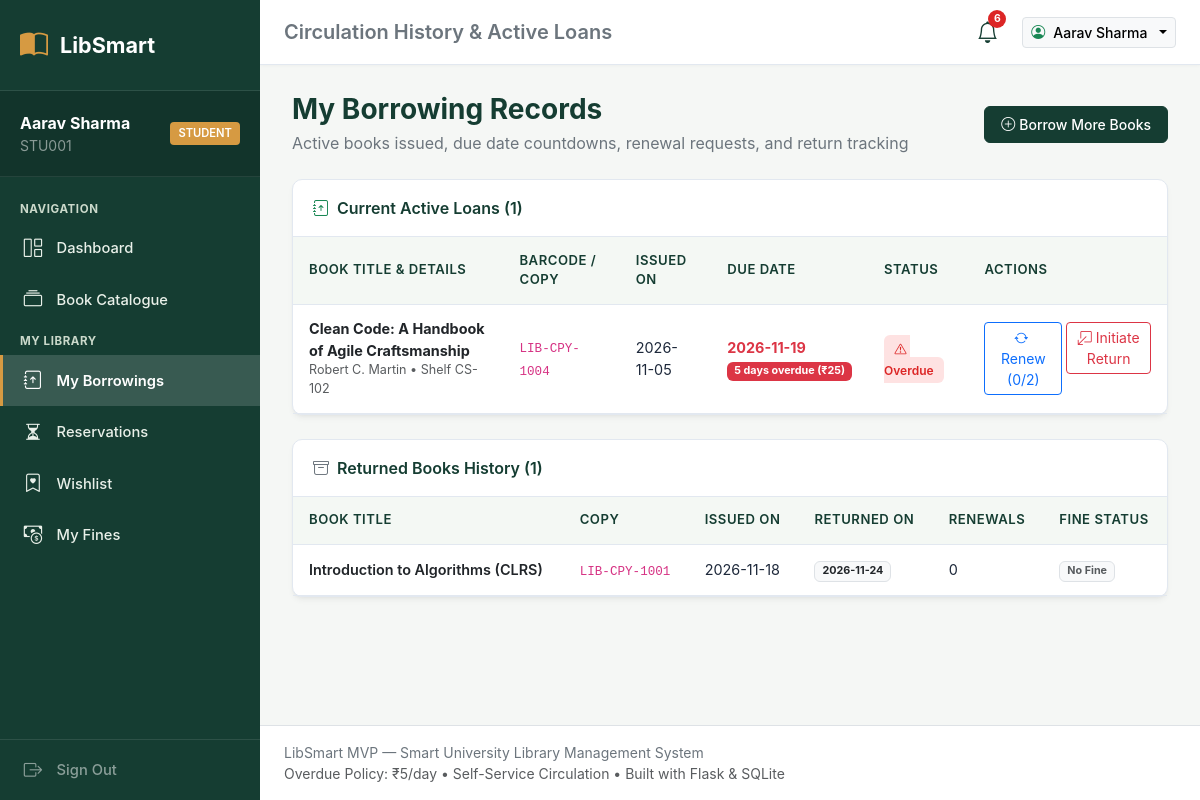
The app's page /my-borrowings (signed in) with its own data.
### tables this page shows
CREATE TABLE users (
    id INTEGER PRIMARY KEY AUTOINCREMENT,
    university_id TEXT UNIQUE NOT NULL,
    name TEXT NOT NULL,
    email TEXT UNIQUE NOT NULL,
    password_hash TEXT NOT NULL,
    role TEXT NOT NULL CHECK(role IN ('student', 'faculty', 'librarian', 'admin')),
    max_borrow_limit INTEGER NOT NULL DEFAULT 3,
    is_active INTEGER NOT NULL DEFAULT 1,
    created_at TIMESTAMP DEFAULT CURRENT_TIMESTAMP
);

CREATE TABLE borrowings (
    id INTEGER PRIMARY KEY AUTOINCREMENT,
    user_id INTEGER NOT NULL REFERENCES users(id) ON DELETE CASCADE,
    copy_id INTEGER NOT NULL REFERENCES book_copies(id) ON DELETE CASCADE,
    book_id INTEGER NOT NULL REFERENCES books(id) ON DELETE CASCADE,
    issue_date DATE NOT NULL,
    due_date DATE NOT NULL,
    return_request_date DATE,
    return_date DATE,
    status TEXT NOT NULL DEFAULT 'borrowed' CHECK(status IN ('borrowed', 'return_pending', 'returned', 'overdue')),
    renewal_count INTEGER NOT NULL DEFAULT 0,
    created_at TIMESTAMP DEFAULT CURRENT_TIMESTAMP
);

CREATE TABLE books (
    id INTEGER PRIMARY KEY AUTOINCREMENT,
    isbn TEXT UNIQUE NOT NULL,
    title TEXT NOT NULL,
    author TEXT NOT NULL,
    publisher TEXT,
    edition TEXT,
    publication_year INTEGER,
    category_id INTEGER NOT NULL REFERENCES categories(id) ON DELETE RESTRICT,
    description TEXT,
    cover_image TEXT,
    shelf_location TEXT,
    created_at TIMESTAMP DEFAULT CURRENT_TIMESTAMP
);

CREATE TABLE book_copies (
    id INTEGER PRIMARY KEY AUTOINCREMENT,
    book_id INTEGER NOT NULL REFERENCES books(id) ON DELETE CASCADE,
    copy_code TEXT UNIQUE NOT NULL,
    status TEXT NOT NULL DEFAULT 'available' CHECK(status IN ('available', 'borrowed', 'reserved', 'return_pending', 'maintenance', 'lost')),
    condition TEXT NOT NULL DEFAULT 'Good' CHECK(condition IN ('New', 'Good', 'Fair', 'Damaged')),
    shelf_location TEXT,
    added_at TIMESTAMP DEFAULT CURRENT_TIMESTAMP
);

### app.py (the view)
@app.route('/my-borrowings')
@login_required
@role_required('student', 'faculty')
def my_borrowings():
    user_id = session['user_id']
    active_loans = query_db("""
        SELECT b.*, bk.title, bk.author, bk.shelf_location, bc.copy_code,
            CASE WHEN b.due_date < DATE('now') THEN 1 ELSE 0 END as is_overdue,
            CAST(julianday('now') - julianday(b.due_date) AS INTEGER) as days_overdue,
            CAST(julianday(b.due_date) - julianday('now') AS INTEGER) as days_remaining
        FROM borrowings b
        JOIN books bk ON b.book_id = bk.id
        JOIN book_copies bc ON b.copy_id = bc.id
        WHERE b.user_id = ? AND b.status IN ('borrowed', 'return_pending', 'overdue')
        ORDER BY b.due_date ASC
    """, (user_id,))
    past_loans = query_db("""
        SELECT b.*, bk.title, bc.copy_code,
            (SELECT amount FROM fines WHERE borrowing_id = b.id) as fine_amount,
            (SELECT status FROM fines WHERE borrowing_id = b.id) as fine_status
        FROM borrowings b
        JOIN books bk ON b.book_id = bk.id
        JOIN book_copies bc ON b.copy_id = bc.id
        WHERE b.user_id = ? AND b.status = 'returned'
        ORDER BY b.return_date DESC
    """, (user_id,))
    return render_template('my_borrowings.html', active_loans=active_loans, past_loans=past_loans)

### templates/my_borrowings.html (shortened to what this page needs)
{% extends 'base.html' %}
{% block header_title %}Circulation History & Active Loans{% endblock %}
{% block content %}
<div class="d-flex justify-content-between align-items-center mb-4">
    <div>
        <h3 class="fw-bold mb-1" style="color: var(--forest-green);">My Borrowing Records</h3>
        <p class="text-secondary mb-0">Active books issued, due date countdowns, renewal requests, and return tracking</p>
    </div>
    <a href="{{ url_for('catalogue') }}" class="btn btn-forest btn-sm">
        <i class="bi bi-plus-circle me-1"></i>Borrow More Books
    </a>
</div>
<div class="card-academic mb-4">
    <div class="card-header-academic">
        <span class="d-flex align-items-center gap-2">
            <i class="bi bi-journal-arrow-up text-success"></i>
            <span>Current Active Loans ({{ active_loans|length }})</span>
        </span>
    </div>
    <div class="card-body p-0">
        {% if active_loans %}
        <div class="table-responsive">
            <table class="table-academic">
                <thead>
                    <tr>
                        <th>Book Title & Details</th>
                        <th>Barcode / Copy</th>
                        <th>Issued On</th>
                        <th>Due Date</th>
                        <th>Status</th>
                        <th>Actions</th>
                    </tr>
                </thead>
                <tbody>
                    {% for loan in active_loans %}
                    <tr>
                        <td>
                            <a href="{{ url_for('book_detail', book_id=loan.book_id) }}" class="fw-bold text-dark text-decoration-none">
                                {{ loan.title }}
                            </a>
                            <div class="small text-muted">{{ loan.author }} • {{ loan.shelf_location }}</div>
                        </td>
                        <td><code>{{ loan.copy_code }}</code></td>
                        <td>{{ loan.issue_date }}</td>
                        <td>
                            <div class="{% if loan.is_overdue %}text-danger fw-bold{% else %}text-dark fw-semibold{% endif %}">
                                {{ loan.due_date }}
                            </div>
                            {% if loan.is_overdue %}
                            <span class="badge bg-danger small">{{ loan.days_overdue }} days overdue (₹{{ loan.days_overdue * 5 }})</span>
                            {% elif loan.days_remaining <= 2 and loan.days_remaining >= 0 %}
                            <span class="badge bg-warning text-dark small">Due in {{ loan.days_remaining }} day(s)</span>
                            {% endif %}
                        </td>
                        <td>
                            {% if loan.status == 'return_pending' %}
                            <span class="badge-pending"><i class="bi bi-clock-history me-1"></i>Return Pending</span>
                            {% elif loan.status == 'overdue' or loan.is_overdue %}
                            <span class="badge-unavailable"><i class="bi bi-exclamation-triangle me-1"></i>Overdue</span>
                            {% else %}
                            <span class="badge-available"><i class="bi bi-check-circle me-1"></i>Active</span>
                            {% endif %}
                        </td>
                        <td>
                            {% if loan.status != 'return_pending' %}
                            <div class="btn-group btn-group-sm">
                                <form action="{{ url_for('renew_loan', loan_id=loan.id) }}" method="POST" class="d-inline">
                                    <button type="submit" class="btn btn-outline-primary btn-sm" onclick="return confirmAction('renew', '{{ loan.title }}')">
                                        <i class="bi bi-arrow-repeat me-1"></i>Renew ({{ loan.renewal_count }}/2)
                                    </button>
                                </form>
                                <form action="{{ url_for('initiate_return', loan_id=loan.id) }}" method="POST" class="d-inline ms-1">
                                    <button type="submit" class="btn btn-outline-danger btn-sm" onclick="return confirmAction('initiate return', '{{ loan.title }}')">
                                        <i class="bi bi-box-arrow-down-left me-1"></i>Initiate Return
                                    </button>
                                </form>
                            </div>
                            {% else %}
                            <span class="small text-muted"><i class="bi bi-building me-1"></i>Hand in at circulation desk</span>
                            {% endif %}
                        </td>
                    </tr>
                    {% endfor %}
                </tbody>
            </table>
        </div>
        {% else %}
        <div class="p-4 text-center text-muted">
            <p class="mb-0">You have no active book loans.</p>
        </div>
        {% endif %}
    </div>
</div>
<div class="card-academic">
    <div class="card-header-academic">
        <span class="d-flex align-items-center gap-2">
            <i class="bi bi-archive text-secondary"></i>
            <span>Returned Books History ({{ past_loans|length }})</span>
        </span>
    </div>
    <div class="card-body p-0">
        {% if past_loans %}
        <div class="table-responsive">
            <table class="table-academic">
                <thead>
                    <tr>
                        <th>Book Title</th>
                        <th>Copy</th>
                        <th>Issued On</th>
                        <th>Returned On</th>
                        <th>Renewals</th>
                        <th>Fine Status</th>
                    </tr>
                </thead>
                <tbody>
                    {% for loan in past_loans %}
                    <tr>
                        <td>
                            <a href="{{ url_for('book_detail', book_id=loan.book_id) }}" class="fw-semibold text-dark text-decoration-none">
                                {{ loan.title }}
                            </a>
                        </td>
                        <td><code>{{ loan.copy_code }}</code></td>
                        <td>{{ loan.issue_date }}</td>
                        <td><span class="badge bg-light text-dark border">{{ loan.return_date }}</span></td>
                        <td>{{ loan.renewal_count }}</td>
                        <td>
                            {% if loan.fine_amount and loan.fine_amount > 0 %}
                            <span class="badge {% if loan.fine_status == 'paid' %}bg-success{% elif loan.fine_status == 'partially_paid' %}bg-warning text-dark{% else %}bg-danger{% endif %}">
                                ₹{{ "%.2f"|format(loan.fine_amount) }} ({{ loan.fine_status|capitalize }})
                            </span>
                            {% else %}
                            <span class="badge bg-light text-muted border">No Fine</span>
                            {% endif %}
                        </td>
                    </tr>
                    {% endfor %}
                </tbody>
            </table>
        </div>
        {% else %}
        <div class="p-4 text-center text-muted">
            <p class="mb-0">No past borrowing transactions found.</p>
        </div>
        {% endif %}
    </div>
</div>
{% endblock %}

### templates/base.html (shortened to what this page needs)
<!DOCTYPE html>
<html lang="en">
<head>
    <link href="https://cdn.jsdelivr.net/npm/bootstrap@5.3.3/dist/css/bootstrap.min.css" rel="stylesheet">
    <link href="https://cdn.jsdelivr.net/npm/bootstrap-icons@1.11.3/font/bootstrap-icons.min.css" rel="stylesheet">
    <link rel="stylesheet" href="{{ url_for('static', filename='css/style.css') }}">
</head>
<body>
    <div class="app-wrapper">
        {% if session.get('user_id') %}
        <aside class="sidebar">
            <a href="{{ url_for('dashboard') }}" class="sidebar-brand">
                <i class="bi bi-book-half"></i>
                <span>LibSmart</span>
            </a>
            <div class="sidebar-user">
                <div class="d-flex align-items-center justify-content-between">
                    <div>
                        <div class="fw-bold text-white text-truncate" style="max-width: 150px;">{{ session.get('name') }}</div>
                        <div class="text-white-50 small">{{ session.get('university_id') }}</div>
                    </div>
                    <span class="user-badge">{{ session.get('role') }}</span>
                </div>
            </div>
            <nav class="sidebar-nav">
                <div class="nav-section-title">Navigation</div>
                <a href="{{ url_for('dashboard') }}" class="sidebar-link {% if request.endpoint == 'dashboard' %}active{% endif %}">
                    <i class="bi bi-grid-1x2"></i>
                    <span>Dashboard</span>
                </a>
                <a href="{{ url_for('catalogue') }}" class="sidebar-link {% if request.endpoint in ('catalogue', 'book_detail') %}active{% endif %}">
                    <i class="bi bi-collection"></i>
                    <span>Book Catalogue</span>
                </a>
                {% if session.get('role') in ('student', 'faculty') %}
                <div class="nav-section-title">My Library</div>
                <a href="{{ url_for('my_borrowings') }}" class="sidebar-link {% if request.endpoint == 'my_borrowings' %}active{% endif %}">
                    <i class="bi bi-journal-arrow-up"></i>
                    <span>My Borrowings</span>
                </a>
                <a href="{{ url_for('my_reservations') }}" class="sidebar-link {% if request.endpoint == 'my_reservations' %}active{% endif %}">
                    <i class="bi bi-hourglass-split"></i>
                    <span>Reservations</span>
                </a>
                <a href="{{ url_for('my_wishlist') }}" class="sidebar-link {% if request.endpoint == 'my_wishlist' %}active{% endif %}">
                    <i class="bi bi-bookmark-heart"></i>
                    <span>Wishlist</span>
                </a>
                <a href="{{ url_for('my_fines') }}" class="sidebar-link {% if request.endpoint == 'my_fines' %}active{% endif %}">
                    <i class="bi bi-cash-coin"></i>
                    <span>My Fines</span>
                </a>
                {% endif %}
            </nav>
            <div class="sidebar-footer">
                <a href="{{ url_for('logout') }}" class="sidebar-link text-white-50 p-0">
                    <i class="bi bi-box-arrow-right"></i>
                    <span>Sign Out</span>
                </a>
            </div>
        </aside>
        {% endif %}
        <div class="main-wrapper">
            <header class="top-navbar">
                <div class="d-flex align-items-center gap-3">
                    <h5 class="mb-0 fw-semibold text-secondary">
                        {% block header_title %}Smart University Library{% endblock %}
                    </h5>
                </div>
                <div class="d-flex align-items-center gap-3">
                    {% if session.get('user_id') %}
                    <a href="{{ url_for('notifications') }}" class="nav-bell-btn" title="Notifications">
                        <i class="bi bi-bell"></i>
                        {% if unread_notification_count and unread_notification_count > 0 %}
                        <span class="nav-bell-badge">{{ unread_notification_count }}</span>
                        {% endif %}
                    </a>
                    <div class="dropdown">
                        <button class="btn btn-sm btn-light border dropdown-toggle d-flex align-items-center gap-2" data-bs-toggle="dropdown">
                            <i class="bi bi-person-circle text-success"></i>
                            <span class="fw-medium">{{ session.get('name') }}</span>
                        </button>
                    </div>
                    {% else %}
                    <a href="{{ url_for('login') }}" class="btn btn-forest btn-sm">Sign In</a>
                    {% endif %}
                </div>
            </header>
            <main class="content-body">
                {% block content %}{% endblock %}
            </main>
            <footer class="py-3 px-4 text-center text-secondary small border-top bg-white">
                <div class="d-flex flex-wrap justify-content-between align-items-center">
                    <span>LibSmart MVP — Smart University Library Management System</span>
                    <span class="text-muted">Overdue Policy: ₹5/day • Self-Service Circulation • Built with Flask & SQLite</span>
                </div>
            </footer>
        </div>
    </div>
</body>
</html>

### records on screen
users: get "Aarav Sharma", get "STU001", get "STUDENT"
borrowings: title "Clean Code: A Handbook of Agile Craftsmanship", author "Robert C. Martin", shelf_location "Shelf CS-102", copy_code "LIB-CPY-1004", issue_date "2026-11-05", due_date "2026-11-19", days_overdue "5", days_overdue "25", status "overdue" (drawn), renewal_count "0"
borrowings: title "Introduction to Algorithms (CLRS)", copy_code "LIB-CPY-1001", issue_date "2026-11-18", return_date "2026-11-24", renewal_count "0"

### other values on screen
{{ unread_notification_count }} "6"
{{ active_loans|length }} "1"
{{ past_loans|length }} "1"
